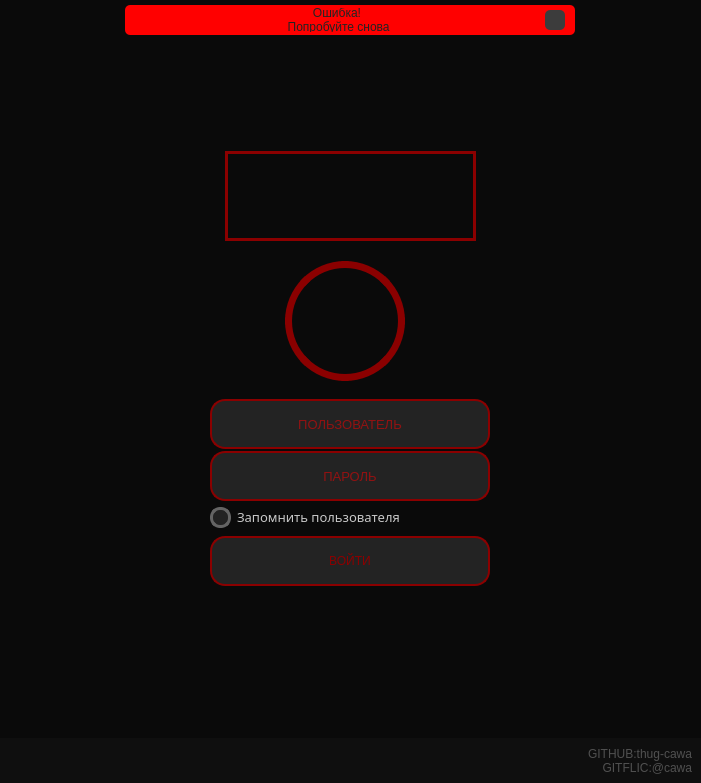
<?xml version="1.0" encoding="UTF-8"?>
<ui version="4.0">
 <class>MainWindow</class>
 <widget class="QMainWindow" name="MainWindow">
  <property name="geometry">
   <rect>
    <x>0</x>
    <y>0</y>
    <width>701</width>
    <height>783</height>
   </rect>
  </property>
  <property name="minimumSize">
   <size>
    <width>500</width>
    <height>700</height>
   </size>
  </property>
  <property name="font">
   <font>
    <family>Segoe UI</family>
    <pointsize>10</pointsize>
   </font>
  </property>
  <property name="windowTitle">
   <string>Login</string>
  </property>
  <property name="windowIcon">
   <iconset resource="../Login_PyQt5-master/file_rc.qrc">
    <normaloff>:/Icon/TESTui/images/house_navigation_button_app_page_dashboard_home_icon_219341.ico</normaloff>:/Icon/TESTui/images/house_navigation_button_app_page_dashboard_home_icon_219341.ico</iconset>
  </property>
  <property name="styleSheet">
   <string notr="true">color: rgb(200, 200, 200);
background-color: rgb(10, 10, 10);</string>
  </property>
  <widget class="QWidget" name="centralwidget">
   <layout class="QVBoxLayout" name="verticalLayout">
    <property name="spacing">
     <number>0</number>
    </property>
    <property name="leftMargin">
     <number>0</number>
    </property>
    <property name="topMargin">
     <number>0</number>
    </property>
    <property name="rightMargin">
     <number>0</number>
    </property>
    <property name="bottomMargin">
     <number>0</number>
    </property>
    <item>
     <widget class="QFrame" name="top_bar">
      <property name="maximumSize">
       <size>
        <width>16777215</width>
        <height>35</height>
       </size>
      </property>
      <property name="styleSheet">
       <string notr="true"/>
      </property>
      <property name="frameShape">
       <enum>QFrame::NoFrame</enum>
      </property>
      <property name="frameShadow">
       <enum>QFrame::Raised</enum>
      </property>
      <layout class="QHBoxLayout" name="horizontalLayout_2">
       <property name="spacing">
        <number>0</number>
       </property>
       <property name="leftMargin">
        <number>0</number>
       </property>
       <property name="topMargin">
        <number>5</number>
       </property>
       <property name="rightMargin">
        <number>0</number>
       </property>
       <property name="bottomMargin">
        <number>0</number>
       </property>
       <item>
        <widget class="QFrame" name="frame_error">
         <property name="maximumSize">
          <size>
           <width>450</width>
           <height>16777215</height>
          </size>
         </property>
         <property name="styleSheet">
          <string notr="true">background-color: rgb(255, 0, 0);
border-radius: 5px;</string>
         </property>
         <property name="frameShape">
          <enum>QFrame::StyledPanel</enum>
         </property>
         <property name="frameShadow">
          <enum>QFrame::Raised</enum>
         </property>
         <layout class="QHBoxLayout" name="horizontalLayout_3">
          <property name="leftMargin">
           <number>10</number>
          </property>
          <property name="topMargin">
           <number>3</number>
          </property>
          <property name="rightMargin">
           <number>10</number>
          </property>
          <property name="bottomMargin">
           <number>3</number>
          </property>
          <item>
           <widget class="QLabel" name="label_error">
            <property name="styleSheet">
             <string notr="true">color: rgb(35, 35, 35);
font: 9pt &quot;MS Shell Dlg 2&quot;;</string>
            </property>
            <property name="text">
             <string>Ошибка!
 Попробуйте снова</string>
            </property>
            <property name="scaledContents">
             <bool>false</bool>
            </property>
            <property name="alignment">
             <set>Qt::AlignCenter</set>
            </property>
           </widget>
          </item>
          <item>
           <widget class="QPushButton" name="pushButton_close_pupup">
            <property name="maximumSize">
             <size>
              <width>20</width>
              <height>20</height>
             </size>
            </property>
            <property name="styleSheet">
             <string notr="true">QPushButton {
	border-radius: 5px;	
	background-image: url(:/Close_Image/TESTui/images/cil-x.png);
	background-position: center;	
	background-color: rgb(60, 60, 60);
}
QPushButton:hover {
	background-color: rgb(50, 50, 50);	
	color: rgb(200, 200, 200);
}
QPushButton:pressed {
	background-color: rgb(35, 35, 35);	
	color: rgb(200, 200, 200);
}</string>
            </property>
            <property name="text">
             <string/>
            </property>
           </widget>
          </item>
         </layout>
        </widget>
       </item>
      </layout>
     </widget>
    </item>
    <item>
     <widget class="QFrame" name="content">
      <property name="styleSheet">
       <string notr="true"/>
      </property>
      <property name="frameShape">
       <enum>QFrame::NoFrame</enum>
      </property>
      <property name="frameShadow">
       <enum>QFrame::Raised</enum>
      </property>
      <layout class="QHBoxLayout" name="horizontalLayout">
       <item>
        <widget class="QFrame" name="login_area">
         <property name="maximumSize">
          <size>
           <width>450</width>
           <height>550</height>
          </size>
         </property>
         <property name="styleSheet">
          <string notr="true">border-radius: 10px;</string>
         </property>
         <property name="frameShape">
          <enum>QFrame::NoFrame</enum>
         </property>
         <property name="frameShadow">
          <enum>QFrame::Raised</enum>
         </property>
         <widget class="QFrame" name="logo">
          <property name="geometry">
           <rect>
            <x>100</x>
            <y>40</y>
            <width>251</width>
            <height>90</height>
           </rect>
          </property>
          <property name="styleSheet">
           <string notr="true">
QFrame {
    background-image: url(:/Logo/TESTui/images/423.png);
    background-repeat: no-repeat;
    background-position: center;
	border-radius: 60px;
	border: 3px solid rgb(139, 0, 0);
	background-position: center;
}
QFrame:hover {
	border: 3px solid rgb(255, 0, 0);
}

</string>
          </property>
          <property name="frameShape">
           <enum>QFrame::StyledPanel</enum>
          </property>
          <property name="frameShadow">
           <enum>QFrame::Raised</enum>
          </property>
         </widget>
         <widget class="QFrame" name="avatar">
          <property name="geometry">
           <rect>
            <x>160</x>
            <y>150</y>
            <width>120</width>
            <height>120</height>
           </rect>
          </property>
          <property name="styleSheet">
           <string notr="true">QFrame {
	background-image:url(:/Ava/TESTui/images/4232.png);
	border-radius: 60px;
	border: 7px solid rgb(139, 0, 0);
	background-position: center;
}
QFrame:hover {
	border: 7px solid rgb(255, 0, 0);
}

</string>
          </property>
          <property name="frameShape">
           <enum>QFrame::StyledPanel</enum>
          </property>
          <property name="frameShadow">
           <enum>QFrame::Raised</enum>
          </property>
         </widget>
         <widget class="QLineEdit" name="lineEdit_user">
          <property name="geometry">
           <rect>
            <x>85</x>
            <y>288</y>
            <width>280</width>
            <height>50</height>
           </rect>
          </property>
          <property name="font">
           <font>
            <family>Segoe UI Symbol</family>
            <pointsize>10</pointsize>
            <weight>50</weight>
            <bold>false</bold>
           </font>
          </property>
          <property name="styleSheet">
           <string notr="true">QLineEdit {
	border: 2px solid rgb(139, 0, 0);
	border-radius: 15px;
	padding: 15px;
	background-color: rgb(35, 35, 35);
	color: rgb(255, 0, 0);
}
QLineEdit:hover {
	border: 2px solid rgb(255, 0, 0);
}
QLineEdit:focus {
	border: 2px solid rgb(255, 0, 0);	
	color: rgb(255, 255, 255);
}</string>
          </property>
          <property name="inputMethodHints">
           <set>Qt::ImhNone</set>
          </property>
          <property name="inputMask">
           <string/>
          </property>
          <property name="maxLength">
           <number>32</number>
          </property>
          <property name="alignment">
           <set>Qt::AlignCenter</set>
          </property>
          <property name="placeholderText">
           <string>ПОЛЬЗОВАТЕЛЬ</string>
          </property>
          <property name="cursorMoveStyle">
           <enum>Qt::LogicalMoveStyle</enum>
          </property>
         </widget>
         <widget class="QLineEdit" name="lineEdit_password">
          <property name="geometry">
           <rect>
            <x>85</x>
            <y>340</y>
            <width>280</width>
            <height>50</height>
           </rect>
          </property>
          <property name="font">
           <font>
            <family>Segoe UI Symbol</family>
            <pointsize>10</pointsize>
           </font>
          </property>
          <property name="styleSheet">
           <string notr="true">QLineEdit {
	border: 2px solid rgb(139, 0, 0);
	border-radius: 15px;
	padding: 15px;
	background-color: rgb(35, 35, 35);	
	color: rgb(255, 0, 0);
}
QLineEdit:hover {
	border: 2px solid rgb(255, 0, 0);
}
QLineEdit:focus {
	border: 2px solid rgb(255, 0, 0);	
	color: rgb(200, 200, 200);
}</string>
          </property>
          <property name="maxLength">
           <number>16</number>
          </property>
          <property name="echoMode">
           <enum>QLineEdit::Password</enum>
          </property>
          <property name="alignment">
           <set>Qt::AlignCenter</set>
          </property>
          <property name="readOnly">
           <bool>false</bool>
          </property>
          <property name="placeholderText">
           <string>ПАРОЛЬ</string>
          </property>
         </widget>
         <widget class="QCheckBox" name="checkBox_save_user">
          <property name="geometry">
           <rect>
            <x>85</x>
            <y>395</y>
            <width>281</width>
            <height>22</height>
           </rect>
          </property>
          <property name="font">
           <font>
            <family>Segoe UI Light</family>
            <pointsize>10</pointsize>
           </font>
          </property>
          <property name="styleSheet">
           <string notr="true">QCheckBox::indicator {
	border: 3px solid rgb(100, 100, 100);
	width: 15px;
	height: 15px;
	border-radius: 10px;	
	background-color: rgb(35, 35, 35);
}
QCheckBox::indicator:checked {
	border: 3px solid rgb(139, 0, 0);
	background-color: rgb(255, 0, 0);
}</string>
          </property>
          <property name="text">
           <string>Запомнить пользователя</string>
          </property>
         </widget>
         <widget class="QPushButton" name="pushButton_login">
          <property name="geometry">
           <rect>
            <x>85</x>
            <y>425</y>
            <width>280</width>
            <height>50</height>
           </rect>
          </property>
          <property name="font">
           <font>
            <family>Segoe UI Symbol</family>
            <pointsize>9</pointsize>
           </font>
          </property>
          <property name="styleSheet">
           <string notr="true">QPushButton {	
	background-color: rgb(35,35, 35);
	border: 2px solid rgb(139, 0, 0);
	border-radius: 15px;
    color: rgb(139, 0, 0);
}
QPushButton:hover {	
    
	background-color: rgb(39, 39, 39);
	border: 2px solid rgb(255, 0, 0);
}
QPushButton:pressed {	
	background-color: rgb(255, 0, 0);
	border: 2px solid rgb(139, 0, 0);	
	color: rgb(35, 35, 35);
}

</string>
          </property>
          <property name="text">
           <string>ВОЙТИ</string>
          </property>
         </widget>
        </widget>
       </item>
      </layout>
     </widget>
    </item>
    <item>
     <widget class="QFrame" name="bottom">
      <property name="maximumSize">
       <size>
        <width>16777215</width>
        <height>45</height>
       </size>
      </property>
      <property name="styleSheet">
       <string notr="true">background-color: rgb(15, 15, 15)</string>
      </property>
      <property name="frameShape">
       <enum>QFrame::NoFrame</enum>
      </property>
      <property name="frameShadow">
       <enum>QFrame::Raised</enum>
      </property>
      <layout class="QHBoxLayout" name="horizontalLayout_4">
       <item>
        <widget class="QLabel" name="label_credits">
         <property name="minimumSize">
          <size>
           <width>0</width>
           <height>20</height>
          </size>
         </property>
         <property name="font">
          <font>
           <family>Segoe UI</family>
          </font>
         </property>
         <property name="styleSheet">
          <string notr="true">color: rgb(80, 80, 80);</string>
         </property>
         <property name="text">
          <string>GITHUB:thug-cawa
GITFLIC:@cawa</string>
         </property>
         <property name="alignment">
          <set>Qt::AlignRight|Qt::AlignTrailing|Qt::AlignVCenter</set>
         </property>
        </widget>
       </item>
      </layout>
     </widget>
    </item>
   </layout>
  </widget>
  <widget class="QMenuBar" name="menubar">
   <property name="geometry">
    <rect>
     <x>0</x>
     <y>0</y>
     <width>701</width>
     <height>21</height>
    </rect>
   </property>
  </widget>
 </widget>
 <resources>
  <include location="../Login_PyQt5-master/file_rc.qrc"/>
 </resources>
 <connections/>
</ui>
